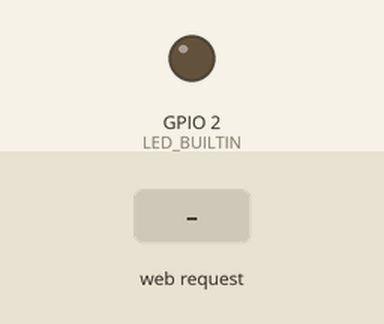
Simulated run of this sketch. Board: ESP8266 (NodeMCU). Shown: output pins drawn as LEDs (lit = HIGH, except the on-board LED, lit = LOW). The inputs (shaded band) are chosen by the test bench. WiFi joins after 1.5 s; servers stay silent unless stated; what the sketch prints to the serial monitor is not drawn.

Above: at 2.8 s.
2.9 s: HTTP request GET /require received
At 7.95 s:
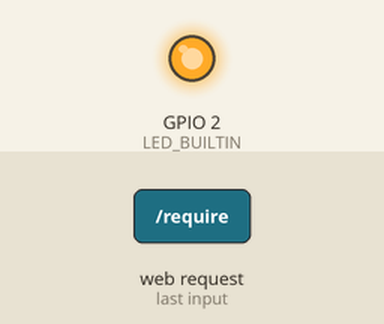
Timing chart, 0 to 9.5 s (numbered marks = the images above; inputs shaded):
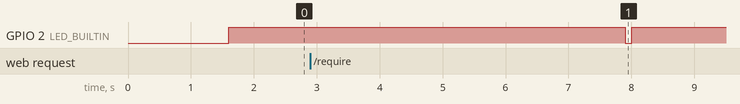

The sketch:

testNode.ino
```cpp
#include <ESP8266WiFi.h>
// ssid : SmartFarmRouter
// pass : SmartFarm00

//////////////////// config ////////////////////////

const char ssid[]           = "OHMAMP";
const char password[]       = "a029453745";

//const char server_ip[]      = "192.168.1.2";
//const uint16_t port         = 8000;

const int nodeId            = 3;

IPAddress ipaddr            = {192, 168,   1,  3};
IPAddress gateway           = {192, 168,   1,  1};
IPAddress subnet            = {255, 255, 255,  0};

///////////////////////////////////////////////////

String strInput = "";
#define MAXRAND 5

WiFiServer server(8000);
WiFiClient client;

void setup()
{
  pinMode(LED_BUILTIN, OUTPUT);
  Serial.begin(115200);
  WiFi.mode(WIFI_STA);
  Serial.println();

  WiFi.begin(ssid, password);
  while (WiFi.status() != WL_CONNECTED) {        // wait for connect to AP
    delay(200);
    Serial.print(".");
  }
  WiFi.config(ipaddr, gateway, subnet);

  Serial.println();
  Serial.print("IP address: ");
  Serial.println(WiFi.localIP());
  server.begin();
  digitalWrite(LED_BUILTIN,HIGH);
}
void loop() {
//  long tempRand = random(1,MAXRAND);
//  Serial.print("RAND : ");
//  Serial.println(tempRand);
//  delay(1000 * tempRand);
//
//  while (!client.connect(server_ip, port))
//  Serial.print(".");
//
//  String temp = "&nodeId=";
//  temp += nodeId;
//  temp += "&data1=";
//  temp += 1;
//  temp += "&data2=";
//  temp += 2;
//  temp += "&data3=";
//  temp += 3;
//  client.println(temp);
//  Serial.println("Sended");
//
//  for(int i=0,max=15 ; i<=max ; i++){
//    if(client.available()){
//      strInput = client.readStringUntil('\n');
//      Serial.println(strInput.charAt(8)-48);
//      if(strInput.charAt(8)-48 == nodeId){
//        Serial.println("NodeId is right");
//        break;
//      }
//      else
//        return;
//    }
//    if(i == max)
//      return;
//    delay(200);
//  }
//  client.stop();
//  digitalWrite(LED_BUILTIN,LOW);
//  delay(500);
//  digitalWrite(LED_BUILTIN,HIGH);
//  delay(20000);

  client = server.available();
  if (client) {
    //client.println("pass");
    for(int i=0 ; i<100 ; i++){
      if(client.available()) {
        strInput = client.readStringUntil('\n');
        Serial.println(strInput);
        if(strInput == "require"){
          client.println(sensorRead());
          return;
        }
      }
      delay(50);
    }
    client.stop();
    digitalWrite(LED_BUILTIN,LOW);
    delay(100);
    digitalWrite(LED_BUILTIN,HIGH);
  }
}

String sensorRead(){
  String temp = "19 Oct 2016 22:35:50,18,5,62,31.00,47.00,30.00,19 Oct 2016 22:35:50,18,5,62,31.00,47.00,30.00,  19 Oct 2016 22:35:50,18,5,62,31.00,47.00,30.00,  19 Oct 2016 22:35:50,18,5,62,31.00,47.00,30.00,  19 Oct 2016 22:35:50,18,5,62,31.00,47.00,30.00,  19 Oct 2016 22:35:50,18,5,62,31.00,47.00,30.00,  19 Oct 2016 22:35:50,18,5,62,31.00,47.00,30.00,  19 Oct 2016 22:35:50,18,5,62,31.00,47.00,30.00,  19 Oct 2016 22:35:50,18,5,62,31.00,47.00,30.00,  19 Oct 2016 22:35:50,18,5,62,31.00,47.00,30.00,  19 Oct 2016 22:35:50,18,5,62,31.00,47.00,30.00,  19 Oct 2016 22:35:50,18,5,62,31.00,47.00,30.00,  19 Oct 2016 22:35:50,18,5,62,31.00,47.00,30.00,  19 Oct 2016 22:35:50,18,5,62,31.00,47.00,30.00,  19 Oct 2016 22:35:50,18,5,62,31.00,47.00,30.00,  19 Oct 2016 22:35:50,18,5,62,31.00,47.00,30.00,  19 Oct 2016 22:35:50,18,5,62,31.00,47.00,30.00,  19 Oct 2016 22:35:50,18,5,62,31.00,47.00,30.00,  19 Oct 2016 22:35:50,18,5,62,31.00,47.00,30.00,19 Oct 2016 22:35:50,18,5,62,31.00,47.00,30.00,19 Oct 2016 22:35:50,18,5,62,31.00,47.00,30.00,19 Oct 2016 22:35:50,18,5,62,31.00,47.00,30.00,19 Oct 2016 22:35:50,18,5,62,31.00,47.00,30.00,19 Oct 2016 22:35:50,18,5,62,31.00,47.00,30.00,19 Oct 2016 22:35:50,18,5,62,31.00,47.00,30.00,19 Oct 2016 22:35:50,18,5,62,31.00,47.00,30.00,19 Oct 2016 22:35:50,18,5,62,31.00,47.00,30.00,19 Oct 2016 22:35:50,18,5,62,31.00,47.00,30.00,19 Oct 2016 22:35:50,18,5,62,31.00,47.00,30.00,19 Oct 2016 22:35:50,18,5,62,31.00,47.00,30.00,19 Oct 2016 22:35:50,18,5,62,31.00,47.00,30.00,19 Oct 2016 22:35:50,18,5,62,31.00,47.00,30.00";

//  temp += nodeId;
//  temp += "&data1=";
//  temp += 1;
//  temp += "&data2=";
//  temp += 2;
//  temp += "&data3=";
//  temp += 3;
  return temp;
}
```

Measured:
- after the input at 2.9 s, GPIO 2 (LED_BUILTIN): HIGH → LOW after 5.0 s, → HIGH 0.10 s later
